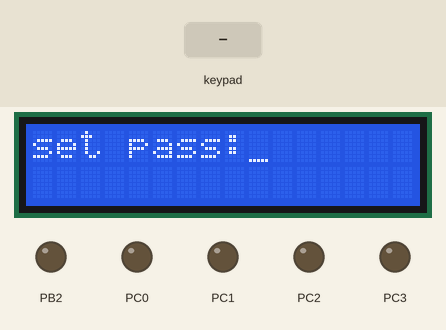
Recording of a program running on a simulated ATmega32, built with avr-gcc and emulated at 8 MHz. Shown: 16×2 character LCD, output pins drawn as LEDs (lit = HIGH). Wiring (inferred from the signals the program sends): 4×4 keypad with keys 1 2 3 / 4 5 6 * 7 8 9 - A 0 = +: rows PD0, PD1, PD2, PD3; columns PD4, PD5, PD6, PD7; character LCD (HD44780): RS PB1; E PB0; data PA0, PA1, PA2, PA3, PA4, PA5, PA6, PA7. The inputs (shaded band) are chosen by the test bench. EEPROM starts erased; pins used as bus, display or sensor lines are not drawn. At 16.9 s the program stops and its outputs stay as they are.

Above: at 1.2 s.
1.3 s: keypad keys 7 + 5 = pressed 0.4 s apart
At 2.2 s:
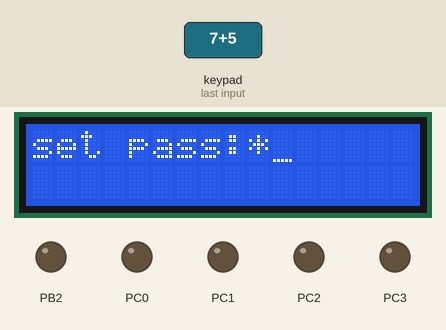
4.8 s: key '/' pressed
At 6.6 s:
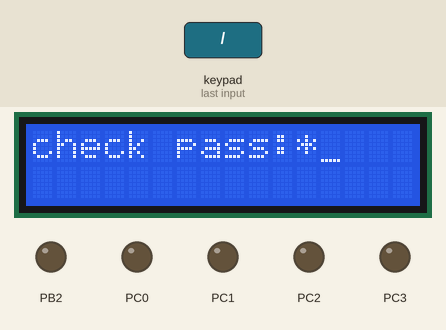
7.4 s: keypad keys 8 / 2 = pressed 0.4 s apart
At 10.8 s:
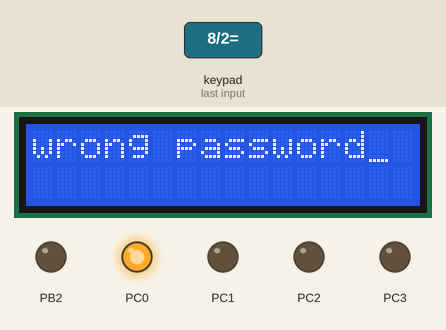
10.9 s: keypad keys 1 2 3 4 A pressed 0.4 s apart
At 13.0 s:
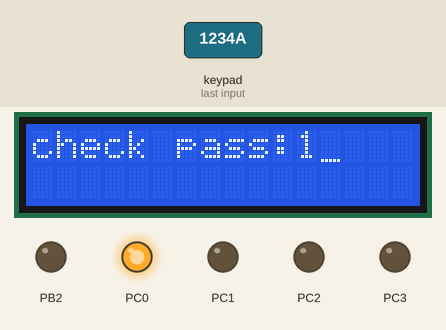
14.4 s: key '1' pressed
At 18.0 s:
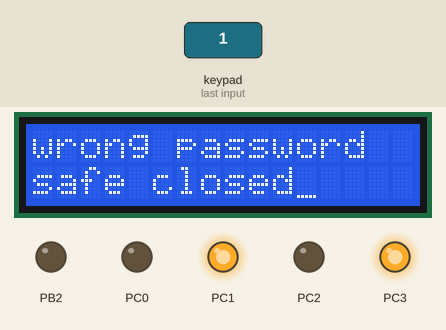
Timing chart, 0 to 18.4 s (numbered marks = the images above; inputs shaded):
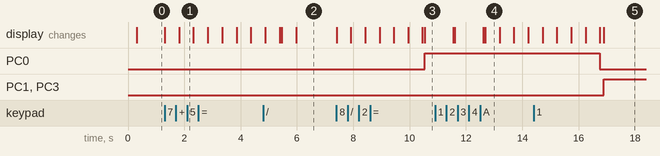

Measured:
- after the input at 1.3 s, the display: first changes at once (image 1 shows a later state)
- after the input at 4.8 s, the display: first differs from a run without the input after 0.66 s (image 2 shows a later state)
- after the input at 7.4 s, PC0: LOW → HIGH after 3.1 s; the display: first changes at once (image 3 shows a later state)
- after the input at 14.4 s, PC0: HIGH → LOW after 2.3 s; PC1, PC3: LOW → HIGH after 2.5 s
- what the display in image 4 shows lasts 0.5 s, from 12.7 s to 13.2 s

The program:

safe.c
```c
#define  F_CPU 8000000UL
#include <util/delay.h>
#include "keypad interface.h"
#include "lcd.h"
#define  EEPROM_STATUS_LOCATION 0x20
#define  EEPROM_PASSWORD_LOCATION1 0x21
#define  EEPROM_PASSWORD_LOCATION2 0x22
#define  EEPROM_PASSWORD_LOCATION3 0x23
#define  EEPROM_PASSWORD_LOCATION4 0x24
#define MAX_TRIES 2

char arr[4];
int main(void)
{
	char value=NOTPRESSED;//oxff there is no something pressed like the keypad concept of the pullup
	char flag=0,i;
	char tries=MAX_TRIES;
	keypad_initialize();
	LCD_init();
	initialize_led('C',0);
	initialize_led('C',1);
	initialize_led('C',2);
	initialize_led('C',3);
	if (EEPROM_read(EEPROM_STATUS_LOCATION)==NOTPRESSED)//locations is ffff so it not have data in it so i can write on it
	{
		LCD_send_string("set pass:");
		for (i=0;i<=3;i++)//to enter passowrd of for numbers
		{
			do
			{
				value=keypad_check_press();
			}while (value==NOTPRESSED);
			LCD_send_char(value);
			_delay_ms(500);
			LCD_move_cousor(1,10+i);
			LCD_send_char('*');
			_delay_ms(500);
			EEPROM_write(EEPROM_PASSWORD_LOCATION1+i,value);
		}
		EEPROM_write(EEPROM_STATUS_LOCATION,0x00);// at the end of setting the password at the EEPROM i mustn make the status location 0000 to be known that it is wriiten in it
	}
	while(flag==0)//?????? ?? ????? ??? ??? ???? ???????? ?? ?? ??? ????????? ???? ????? ????? ???? ??? ??? ???? ????? ??? ???? ???????? ? ??? ?????? ???????
	{
		arr[0]=arr[1]=arr[2]=arr[3]=NOTPRESSED;
		LCD_clear_screen();
		LCD_send_string("check pass:");
		for (i=0;i<=3;i++)
		{
			do
			{
				arr[i]=keypad_check_press();// store what i press from the keypad in array
			}while (arr[i]==NOTPRESSED);
			LCD_send_char(arr[i]);
			_delay_ms(500);
			LCD_move_cousor(1,12+i);
			LCD_send_char('*');
			_delay_ms(500);
		}

		if(EEPROM_read(EEPROM_PASSWORD_LOCATION1)==arr[0] &&  EEPROM_read(EEPROM_PASSWORD_LOCATION2)==arr[1] && EEPROM_read(EEPROM_PASSWORD_LOCATION3)==arr[2] && EEPROM_read(EEPROM_PASSWORD_LOCATION4)==arr[3])
		{
			// compare the two passwords
			LCD_clear_screen();
			LCD_send_string("right password");
			LCD_move_cousor(2,1);
			LCD_send_string("safe opened");
			turn_on_led('c',2);
			turn_off_led('c',0);
			flag=1;
		}
		else
		{
			tries=tries-1;
			if (tries>0)
			{
				turn_off_led('c',2);
				LCD_clear_screen();
				LCD_send_string("wrong password");
				turn_on_led('c',0);
				_delay_ms(1000);
				LCD_clear_screen();
				LCD_send_string("tries left:");
				LCD_send_char(tries+48);
				_delay_ms(1000);


			}
			else
			{
				turn_off_led('c',2);
				turn_off_led('c',0);
				LCD_clear_screen();
				LCD_send_string("wrong password");
				LCD_move_cousor(2,1);
				LCD_send_string("safe closed");
				turn_on_led('c',1);
				turn_on_led('c',3);
				flag=1;
			}
		}
	}
}
```

EEPROM.c
```c
/*
 * EEPROM.c
 *
 * Created: 4/20/2024 12:59:58 AM
 *  Author: hany9
 */


#include <avr/io.h>
#include "MY DIO.h"
#include "MYmacros.h"
void EEPROM_write(unsigned short address, unsigned char data )
{
	/*set up address register*/
	EEARL=(char)address;
	EEARH=(char)(address>>8);
	/*set up data register*/
	EEDR=data ;
	/*write logical one to EEMWE*/
	setbit(EECR,EEMWE);
	/*start EEPROM write by setting EEWE*/
	setbit(EECR,EEWE);
	/* wait for completion of write operation*/
	while(readbit(EECR,EEWE)==1);
}
unsigned char EEPROM_read( unsigned short address )
{
	/*set up address register*/
	EEARL=(char)address;
	EEARH=(char)(address>>8);
	/*start EEPROM read by setting EERE*/
	setbit(EECR,EERE);
	/*return data from data register*/
	return EEDR ;
}
```

MY_DIO.h
```c
/*
 * MY_DIO.h
 *
 * Created: 9/27/2023 4:57:30 AM
 *  Author: Mohamed hany9
 */


#ifndef MY DIO_H_
#define MY DIO_H_

void  DIOsetpin(unsigned char portname , unsigned char pin_no , int direction );
void  DIOwrite(unsigned char portname,unsigned char pin_no,int outputvalue);
unsigned char DIOread(unsigned char portname , unsigned char pin_no );
void DIOtoggle  (unsigned char portname , unsigned char pin_no);
void DIOsetport(unsigned char portname , int direction);
void DIOtoggleport(unsigned char portname);
void DIOwriteport(unsigned char portname,int portvalue);
unsigned char DIOreadport(unsigned char portname);
void write_low_nibble(unsigned char portname,unsigned char value);
/*
	Function Name        : write_high_nibble
	Function Returns     : void
	Function Arguments   : unsigned char portname,unsigned char value
	Function Description : write a value to the high nibble of the port
*/
void write_high_nibble(unsigned char portname,unsigned char value);

#endif /* MY DIO_H_ */
```

MYmacros.h
```c
/*
 * macros.h
 *
 * Created: 9/27/2023 2:33:41 AM
 *  Author: Mohamed hany9
 */

#define REGISTER_SIZE 8

#define  setbit(reg,bit)      reg|=(1<<bit)
#define  clearbit(reg,bit)    reg&=(~(1<<bit))
#define  togglebit(reg,bit)   reg^=(1<<bit)
#define  readbit(reg,bit)     ((reg&(1<<bit))>>bit)
#define ROR(reg,num)         reg=(reg<<(REGISTER_SIZE-num))|(reg>>(num))
#define ROL(reg,num)         reg=(reg>>(REGISTER_SIZE-num))|(reg<<(num))
```

my_DIO.c
```c
/*
 * my_DIO.c
 *
 * Created: 9/27/2023 2:23:19 AM
 *  Author: Mohamed hany9
 */


#include <avr/io.h>
#include "MYmacros.h"

void  DIOsetpin(unsigned char portname , unsigned char pin_no , int direction )
{
	switch (portname)
	{
		case 'A':
        case 'a':
			if(direction==1) // output value the i will set the pin in this port as a output pin
			 {
				 setbit(DDRA,pin_no); // now calling the function of setbit from the macros file i will choose the register of the port and the bit inside it
			 }
			 else    //if the value is not output value i will clear the bit in this pin and set it as input
			 {
				clearbit(DDRA,pin_no);
			 }
			 break;
		case 'B':
		case 'b':
			if(direction==1)
			{
				setbit(DDRB,pin_no);
			}
			else
			{
				clearbit(DDRB,pin_no);
			}
			break;

		case 'C':
		case 'c':
				if(direction==1)
				{
					setbit(DDRC,pin_no);
				}
				else
				{
				clearbit(DDRC,pin_no);
			}
			break;

			case 'D':
            case 'd':
			if(direction==1)
				{
					setbit(DDRD,pin_no);
				}
				else
				{
					clearbit(DDRD,pin_no);
				}
				break;
				default:
				break;
			}
			}
void DIOwrite(unsigned char portname,unsigned char pin_no,int outputvalue)// write the output value as high or low
{

switch(portname)
{
	case 'A':
    case 'a':
	if(outputvalue==1)
	{
	    setbit(PORTA,pin_no);//Set the value of the given pin in the register port A as High
	}
	else
	{
		clearbit(PORTA,pin_no);//Set the value of the given pin in egister port A port A as Low
	}
	break ;
	case 'B':
    case 'b':
	if(outputvalue==1)
	{
		setbit(PORTB,pin_no);
	}
	else
	{
		clearbit(PORTB,pin_no);
	}
	break ;
	case 'C' :
    case 'c' :
	if(outputvalue==1)
	{
		setbit(PORTC,pin_no);
	}
	else
	{
		clearbit(PORTC,pin_no);
	}
	break ;
	case 'D':
    case 'd':

	if(outputvalue==1)
	{
		setbit(PORTD,pin_no);
	}
	else
	{
		clearbit(PORTD,pin_no);
	}
	break ;
	default:
    break ;
}
}
unsigned char DIOread(unsigned char portname , unsigned char pin_no ) //to read the value from the register pin from the port
{
int value=0;
switch(portname)
{
 case'A':
 case'a':
 value=readbit(PINA,pin_no);
 break;

 case'B':
 case'b':
 value=readbit(PINB,pin_no);
 break;

 case'C':
 case'c':
 value=readbit(PINC,pin_no);
 break;

 case'D':
 case'd':
 value=readbit(PIND,pin_no);
 break;
 default:
 break;
}
return value ;
}

void DIOtoggle(unsigned char portname , unsigned char pin_no)
{
  switch(portname)
  {
    case'A':
    case'a':
    togglebit(PORTA,pin_no);
    break;

    case'B':
    case'b':
    togglebit(PORTB,pin_no);
    break;

    case'C':
    case'c':
    togglebit(PORTC,pin_no);
    break;

    case'D':
    case'd':
    togglebit(PORTD,pin_no);
    break;
    default:
    break;
 }
}
void DIOsetport(unsigned char portname , int direction)
{
  switch(portname)
  {
    case'A':
    case'a':
    DDRA=direction;
    break;

    case'B':
    case'b':
    DDRB=direction;
    break;

    case'C':
    case'c':
    DDRC=direction;
    break;

    case'D':
    case'd':
    DDRD=direction;
    break;
}
}
void DIOtoggleport(unsigned char portname)
{
   switch(portname)
   {
     case'A':
     case'a':
     PORTA=~PORTA;
     break ;

     case'B':
     case'b':
     PORTB=~PORTB;
     break ;

     case'C' :
     case'c':
     PORTC=~PORTC;
     break ;

     case'D':
     case'd':
     PORTD=~PORTD;
     break ;

     default:
     break ;
}
}
void DIOwriteport(unsigned char portname,int portvalue)
{
	switch(portname)
	{
		case 'A':
        case 'a':
		PORTA=portvalue;
		break ;

		case 'B':
        case 'b':
		PORTB=portvalue;
		break ;

		case 'C':
        case 'c':
		PORTC=portvalue;
		break ;

		case 'D':
        case 'd':
		PORTD=portvalue;
		break ;
		default:
		break ;
	}
}

unsigned char DIOreadport(unsigned char portname)
{
	int value=0;
	switch(portname)
	{
		case 'A' :
		value=PINA;
		break ;

		case 'B':
		value=PINB;
		break ;

		case 'C' :
		value=PINC;
		break ;

		case 'D':
		value=PIND;
		break ;
		default:
		break ;
	}
	return value;
}
	void write_low_nibble(unsigned char portname,unsigned char value)
	{
		value&=0x0f;
		switch(portname)
		{
			case 'A':
			PORTA&=0xf0;
			PORTA|=value;
			case 'B':
			PORTB&=0xf0;
			PORTB|=value;
			case 'C':
			PORTC&=0xf0;
			PORTC|=value;
			case 'D':
			PORTD&=0xf0;
			PORTD|=value;
		}
	}

	void write_high_nibble(unsigned char portname,unsigned char value)
	{
		value<<=4;
		switch(portname)
		{
			case 'A':
			PORTA&=0x0f;
			PORTA|=value;
			case 'B':
			PORTB&=0x0f;
			PORTB|=value;
			case 'C':
			PORTC&=0x0f;
			PORTC|=value;
			case 'D':
			PORTD&=0x0f;
			PORTD|=value;
		}
}
void DIO_connect_pullup(char portname ,char pinnumber, char connect_pullup)
{
	switch(portname)
	{
		case 'A':
		if(connect_pullup==1)
		{
			setbit(PORTA,pinnumber);
		}
		else
		{
			clearbit(PORTA,pinnumber);
		}
		break;
		case 'B':
		if(connect_pullup==1)
		{
			setbit(PORTB,pinnumber);
		}
		else
		{
			clearbit(PORTB,pinnumber);
		}
		break;
		case 'C':
		if(connect_pullup==1)
		{
			setbit(PORTC,pinnumber);

		}
		else
		{
			clearbit(PORTC,pinnumber);
		}
		break;
		case 'D':
		if(connect_pullup==1)
		{
			setbit(PORTD,pinnumber);

		}
		else
		{
			clearbit(PORTD,pinnumber);
		}
		break;

	}
}
```

Icd_configuration.h
```c
/*
 * Icd_configuration.h
 *
 * Created: 4/14/2024 9:19:13 PM
 *  Author: hany9
 */


#ifndef ICD_CONFIGURATION_H_
#define ICD_CONFIGURATION_H_

#define eight_bits_mode


#endif /* ICD_CONFIGURATION_H_ */
```

keypad_interface.c
```c
/*
 * keypad_interface.c
 *
 * Created: 4/19/2024 1:08:07 AM
 *  Author: hany9
 */


#include <avr/io.h>
#include "keypad interface.h"

#define keypad_port'D'
void keypad_initialize(void)
{
	DIOsetpin(keypad_port,0 , 1);
	DIOsetpin(keypad_port, 1, 1);
	DIOsetpin(keypad_port, 2, 1);
	DIOsetpin(keypad_port, 3, 1);
	DIOsetpin(keypad_port, 4, 0);
	DIOsetpin(keypad_port, 5, 0);
	DIOsetpin(keypad_port, 6, 0);
	DIOsetpin(keypad_port, 7, 0);
	DIO_connect_pullup(keypad_port,4,1);
	DIO_connect_pullup(keypad_port,5,1);
	DIO_connect_pullup(keypad_port,6,1);
	DIO_connect_pullup(keypad_port,7,1);
}
char keypad_check_press()
{
char arr[4][4]={{'1','2','3','/'},{'4','5','6','*'},{'7','8','9','-'},{'A','0','=','+'}};
char row,coloumn,x;
char return_value=NOTPRESSED;
for(row=0;row<4;row++)
{
	DIOwrite('D',0,1);
	DIOwrite('D',1,1);
	DIOwrite('D',2,1);
	DIOwrite('D',3,1);
	DIOwrite('D',row,0);

	for(coloumn=0;coloumn<4;coloumn++)
	{
		x=DIOread('D',(coloumn+4));
		if(x==0)
		{
			return_value=arr[row][coloumn];
			break;
		}
	}
	if(x==0)
	{
		break;
	}
}
return return_value ;
 }
```

keypad_interface.h
```c
/*
 * keypad_interface.h
 *
 * Created: 4/19/2024 1:15:47 AM
 *  Author: hany9
 */


#ifndef KEYPAD INTERFACE_H_
#define KEYPAD INTERFACE_H_
#define NOTPRESSED 0xff
#include "MY DIO.h"
void keypad_initialize(void);
char keypad_check_press();


#endif /* KEYPAD INTERFACE_H_ */
```

lcd.c
```c
/*
 * lcd.c
 *
 * Created: 4/14/2024 5:20:01 PM
 *  Author: hany9
 */

#include "lcd.h"
#define F_CPU 8000000UL
#include <util/delay.h>

void LCD_send_char( char data)
{
	#if defined eight_bits_mode
	DIOwriteport('A',data);
	DIOwrite('B',RS,1);//register select 1
	enable();

	#elif defined four_bits_mode
	write_high_nibble('A',data>>4);
	DIOwrite('B',RS,1);
	enable();
	write_high_nibble('A',data);
	DIOwrite('B',RS,1);
	enable();
	#endif
	_delay_ms(1);
}
void LCD_send_CMD(char cmd)
{
	#if defined eight_bits_mode
	DIOwriteport('A',cmd);
	DIOwrite('B',RS,0);//register select 0
	enable();

	#elif defined four_bits_mode
	write_high_nibble('A',cmd>>4);
	DIOwrite('B',RS,0);
	enable();
	write_high_nibble('A',cmd);
	DIOwrite('B',RS,0);
	enable();
	#endif
	_delay_ms(1);
}
static void enable(void)
{
	DIOwrite('B',EN,1);
	_delay_ms(2);
	DIOwrite('B',EN,0);
	_delay_ms(2);
}

void LCD_clear_screen(void)
{
	LCD_send_CMD(CLR_SCREEN);
	_delay_ms(10);
}
void LCD_init(void)
{
	_delay_ms(200);
	#if defined eight_bits_mode
    DIOsetpin('A',0,1);
	DIOsetpin('A',1,1);
	DIOsetpin('A',2,1);
	DIOsetpin('A',3,1);
	DIOsetpin('A',4,1);
	DIOsetpin('A',5,1);
	DIOsetpin('A',6,1);
	DIOsetpin('A',7,1);
	DIOsetpin('B',EN,1);
	DIOsetpin('B',RW,1);
	DIOsetpin('B',RS,1);
	DIOwrite('B',RW,0);
	LCD_send_CMD(EIGHT_BITS);//8-bit mode
	_delay_ms(1);
	LCD_send_CMD(CURSOR_ON_DISPLAN_ON);//display cursor on lcd
	_delay_ms(1);
	LCD_send_CMD(CLR_SCREEN);
	_delay_ms(1);
	LCD_send_CMD(ENTRY_MODE);
	_delay_ms(1);
	#elif defined four_bits_mode
	DIOsetpin('A',4,1);
	DIOsetpin('A',5,1);
	DIOsetpin('A',6,1);
	DIOsetpin('A',7,1);
	DIOsetpin('B',EN,1);
	DIOsetpin('B',RW,1);
	DIOsetpin('B',RS,1);
	DIOwrite('B',RW,0);
	LCD_send_CMD(RETURN_HOME);//8-bit mode
	_delay_ms(10);
	LCD_send_CMD(FOUR_BITS);//display cursor on lcd
	_delay_ms(1);
	LCD_send_CMD(CURSOR_ON_DISPLAN_ON);//display cursor on lcd
	_delay_ms(1);
	LCD_send_CMD(CLR_SCREEN);
	_delay_ms(1);
	LCD_send_CMD(ENTRY_MODE);
	_delay_ms(1);
	#endif
}
void LCD_send_string(char *data)
{

	while((*data)!='\0')
	{
		LCD_send_char(*data);
		data++;
	}
	//or by pointer with array
}
void LCD_move_cousor(char row,char column)
{
	char data;
	if(row<1 || row>2 || column<0 || column>16)
	{
		data=0x80;
	}
	else if (row==1)
	{
		data=0x80+column-1;
	}
	else if (row==2)
	{
		data=0xc0+column-1;
	}
	LCD_send_CMD(data);
	_delay_ms(1);
}
 
```

lcd.h
```c
/*
 * llcd.h
 *
 * Created: 4/14/2024 9:01:18 PM
 *  Author: hany9
 */


#ifndef LCD_H_
#define LCD_H_
#include "MY DIO.h"
#include "Icd_configuration.h"
#define CLR_SCREEN 0x01
#define CURSOR_ON_DISPLAN_ON 0x0e
#define RETURN_HOME 0x02
#define ENTRY_MODE 0x06
#if defined four_bits_mode
#define EN 0
#define RS 1
#define RW 2
#define FOUR_BITS 0x28
#elif defined eight_bits_mode
#define EN 0
#define RS 1
#define RW 2
#define EIGHT_BITS 0x38
#endif
void LCD_move_cousor(char row,char column);
void LCD_send_string(char *ptr);
void LCD_init(void);
void LCD_clear_screen();
void LCD_send_CMD(char cmd);
static void enable(void);
void LCD_send_char( char data);


#endif /* LCD_H_ */
```

led_driver.c
```c
/*
 * led_driver.c
 *
 * Created: 9/27/2023 5:17:25 AM
 *  Author: hany9
 */
#include "MY DIO.h"
void initialize_led(unsigned char portname , unsigned char pin_no)// this function to make a pin in the port as an output pin
  {
	  DIOsetpin( portname ,  pin_no , 1);
  }
 void turn_on_led(unsigned char portname , unsigned char pin_no)
 {
	  DIOwrite( portname,pin_no,1);
 }
 void turn_off_led(unsigned char portname , unsigned char pin_no)
 {
	 DIOwrite( portname,pin_no,0);
 }
 void toggle_led(unsigned char portname,unsigned char pin_no)
 {
	 DIOtoggle(portname,pin_no);
 }
```
